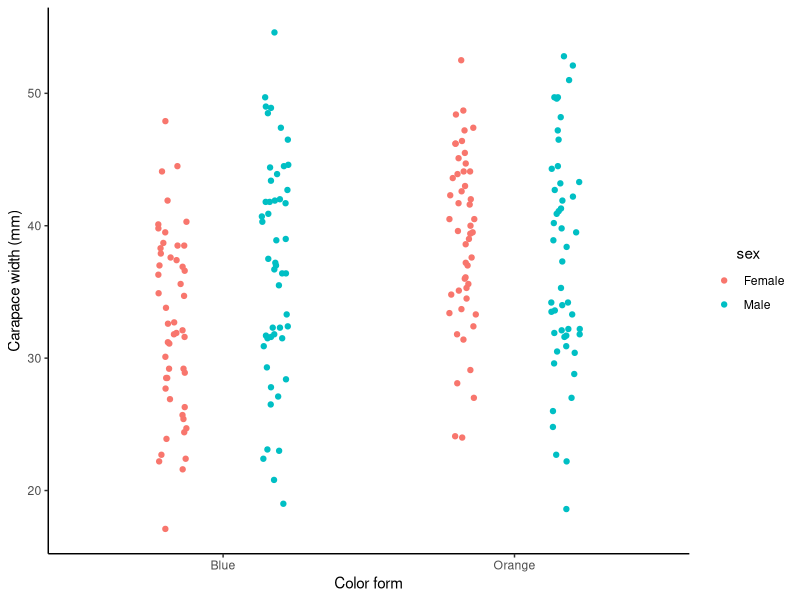
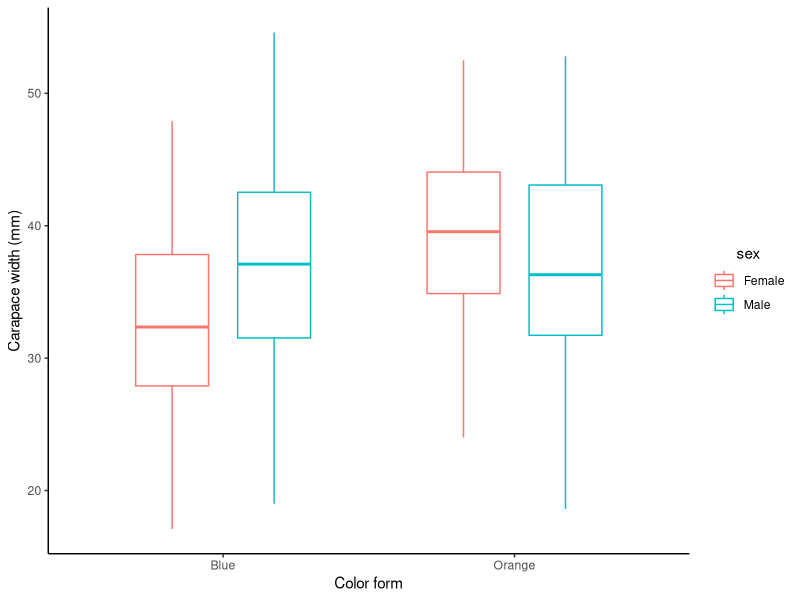
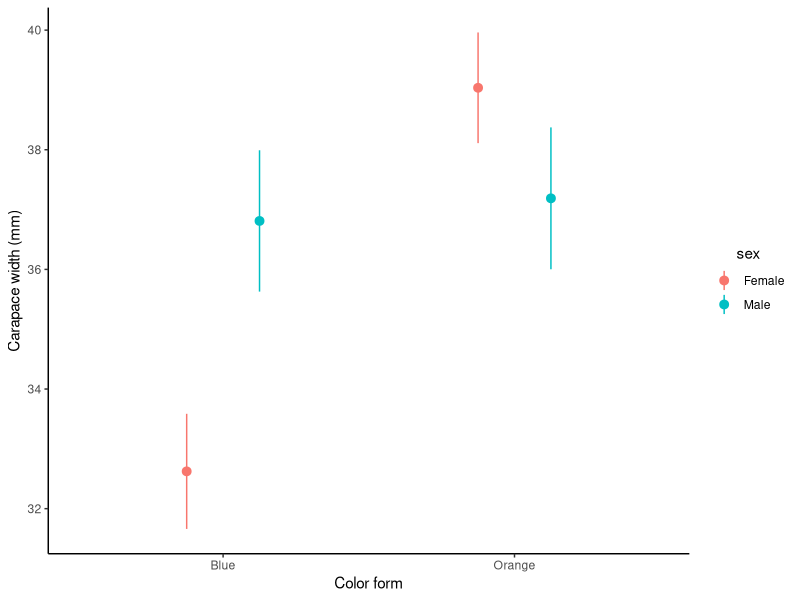
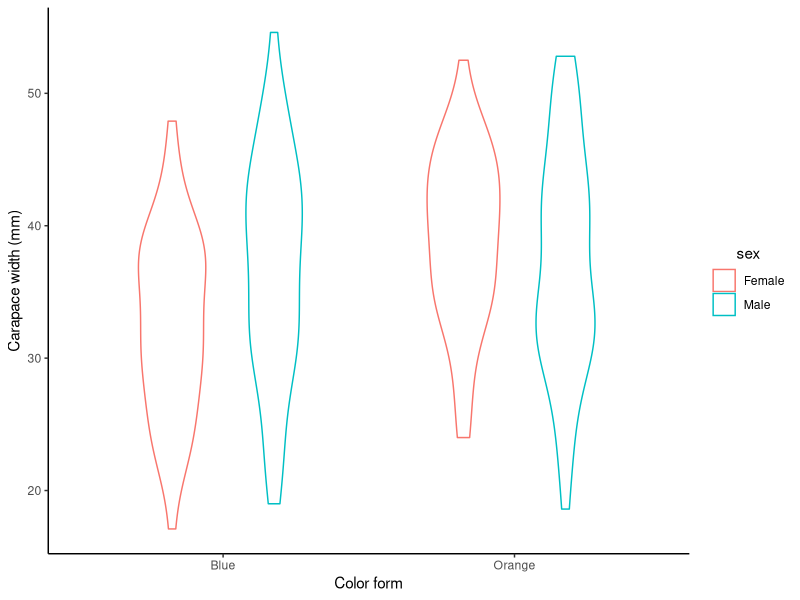
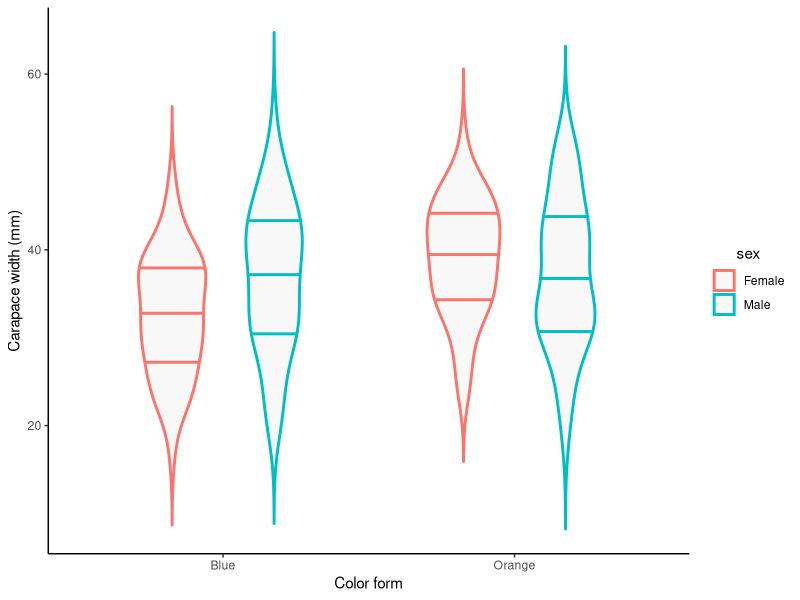
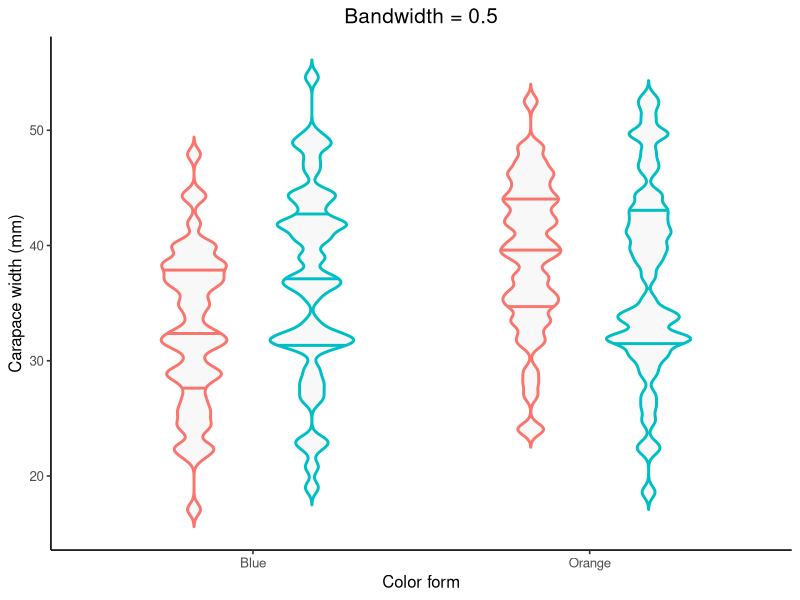
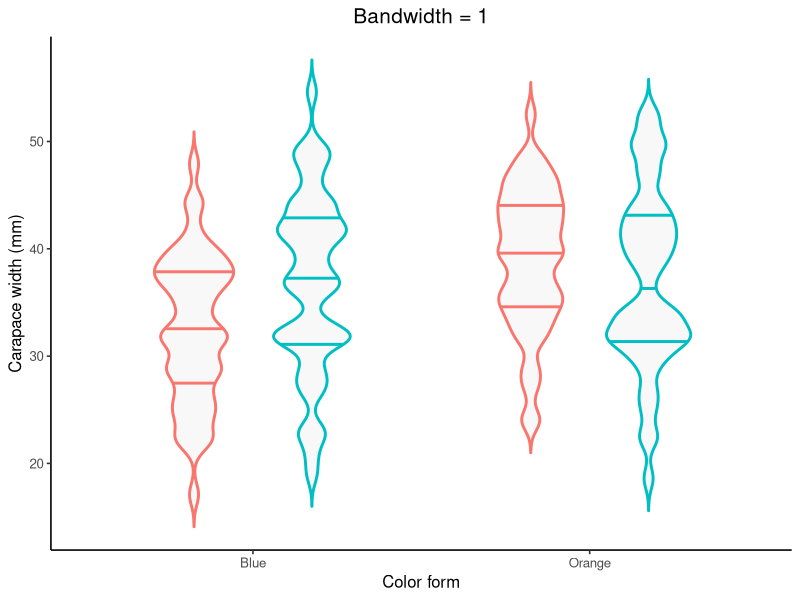
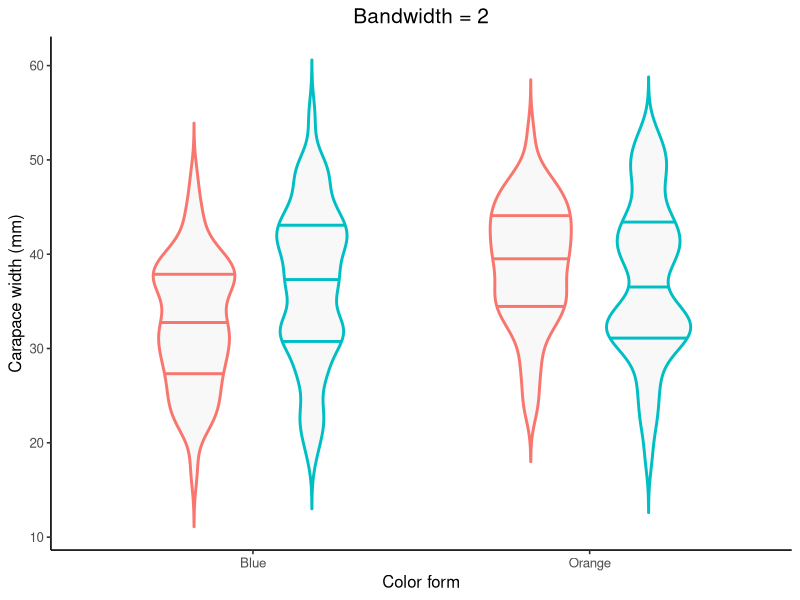

R code for these plots, in order:
## ---- chunk 1
knitr::opts_chunk$set(message = F, 
                      error = F, 
                      warning = F)

## ---- chunk 2
library(MASS)  # For the "crabs" dataset
library(tidyverse)

crabs_df <- crabs %>%
  select(sp, sex, CW) %>%
  transmute(color = case_when(sp == "B" ~ "Blue",
                              sp == "O" ~ "Orange"),
            sex = case_when(sex == "M" ~ "Male",
                            sex == "F" ~ "Female"),
            carapace_width = CW)

ggplot(data = crabs_df, aes(x = color, y = carapace_width, color = sex)) + 
  geom_point(position = position_jitterdodge(jitter.width = 0.1, dodge.width = 0.7)) + 
  labs(x = "Color form", y = "Carapace width (mm)") + 
  theme_classic() + 
  theme(legend.title = element_text(hjust = 0.5))

## ---- chunk 3
ggplot(data = crabs_df, aes(x = color, y = carapace_width, color = sex)) + 
  geom_boxplot(position = position_dodge(width = 0.7), width = 0.5) + 
  labs(x = "Color form", y = "Carapace width (mm)") + 
  theme_classic() + 
  theme(legend.title = element_text(hjust = 0.5))

## ---- chunk 4
ggplot(data = crabs_df, aes(x = color, y = carapace_width, color = sex)) + 
  stat_summary(geom = "pointrange", fun.data = "mean_se", position = position_dodge(width = 0.5)) +  # The bars represent SE 
  labs(x = "Color form", y = "Carapace width (mm)") + 
  theme_classic() + 
  theme(legend.title = element_text(hjust = 0.5))

## ---- chunk 5
ggplot(data = crabs_df, aes(x = color, y = carapace_width, color = sex)) + 
  geom_violin(position = position_dodge(width = 0.7), width = 0.5) + 
  labs(x = "Color form", y = "Carapace width (mm)") + 
  theme_classic() + 
  theme(legend.title = element_text(hjust = 0.5))

## ---- chunk 6
ggplot(data = crabs_df, aes(x = color, y = carapace_width, color = sex)) + 
  geom_violin(position = position_dodge(width = 0.7), 
              width = 0.5,
              size = 1,  # Thicker lines
              trim = F,  # Don't trim off the tails of density curves beyond data range
              scale = "area",  # All violins have the same area size 
              draw_quantiles = c(0.25, 0.5, 0.75),  # Add quartiles to the violins
              fill = after_scale(alpha("grey", 0.1))) +  # Fill the violins
  labs(x = "Color form", y = "Carapace width (mm)") + 
  theme_classic() + 
  theme(legend.title = element_text(hjust = 0.5))

## ---- chunk 7
map(c(0.5, 1, 2, 5), function(bw_values){  # Pass a set of bandwidth values to the ggplot
ggplot(data = crabs_df, aes(x = color, y = carapace_width, color = sex)) + 
  geom_violin(position = position_dodge(width = 0.7), 
              width = 0.5,
              size = 1,  
              trim = F,
              scale = "area",
              draw_quantiles = c(0.25, 0.5, 0.75),
              fill = after_scale(alpha("grey", 0.1)),
              bw = bw_values) +  # Control the bandwidth
  labs(x = "Color form", y = "Carapace width (mm)", title = paste0("Bandwidth = ", bw_values)) + 
  guides(color = "none") +
  theme_classic(base_size = 12) + 
  theme(legend.title = element_text(hjust = 0.5),
        plot.title = element_text(hjust = 0.5, size = 15))
})

